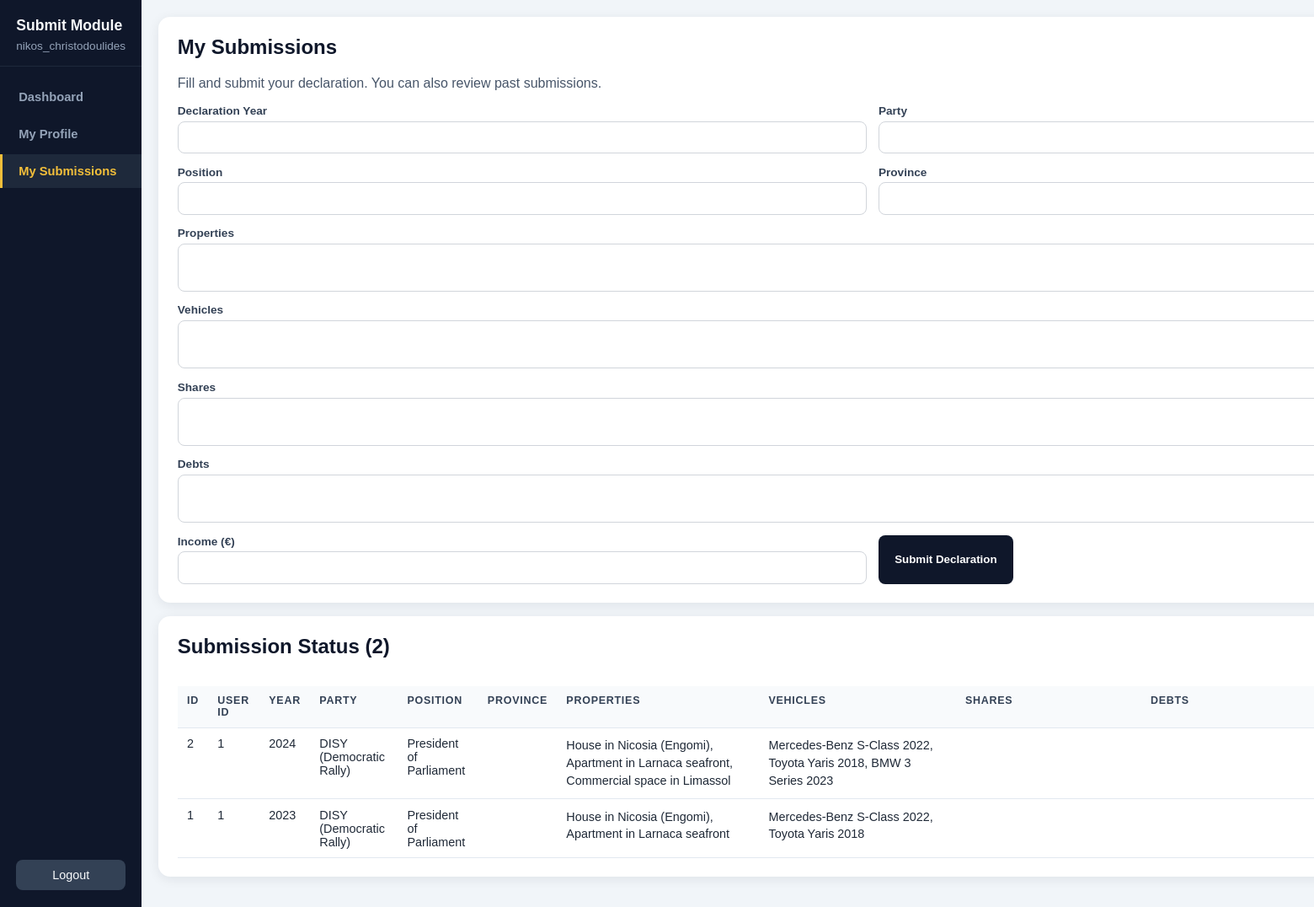
Before: /modules/submit/submit.php?section=my-submissions (signed in) with the older database file.
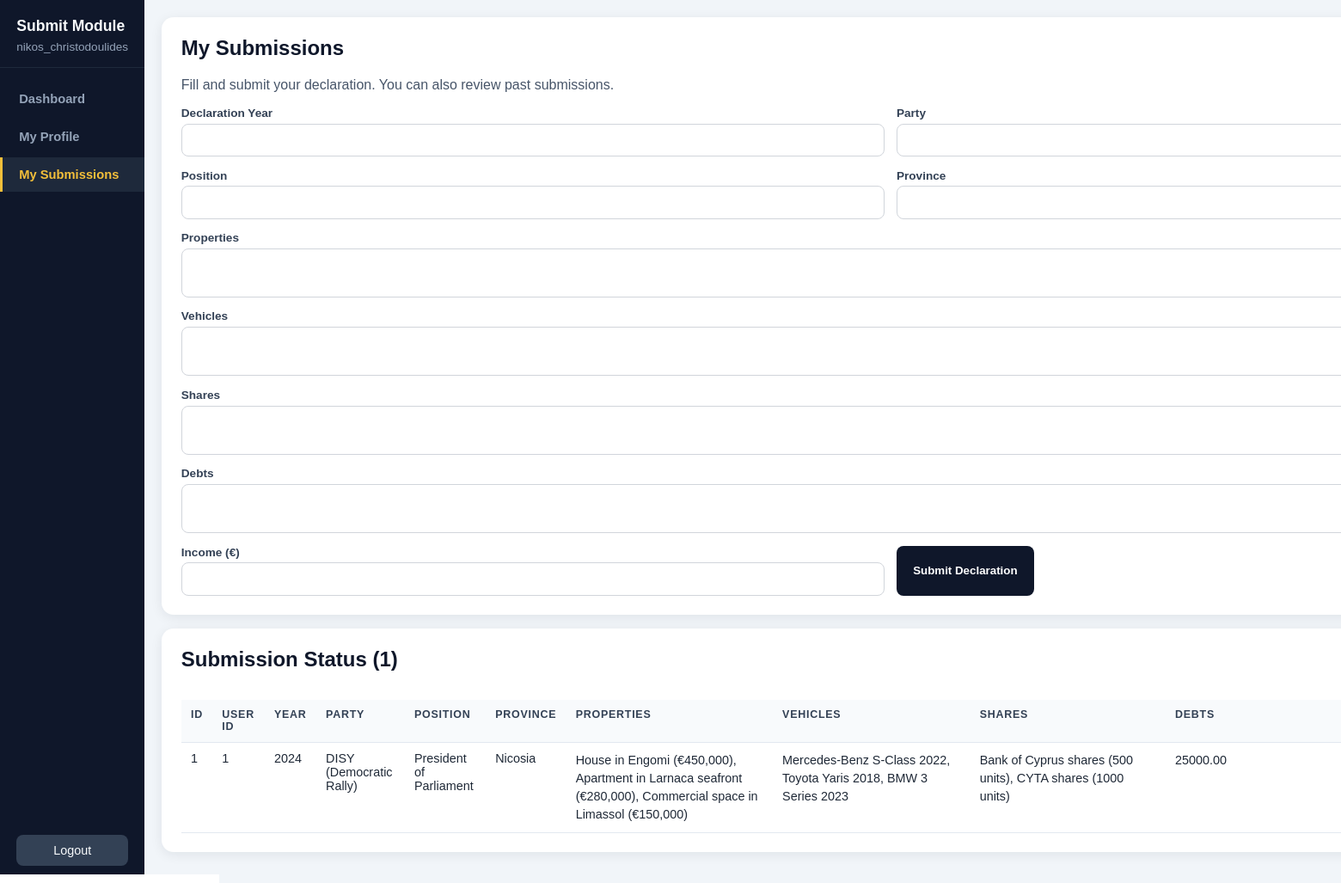
After: the same page with the newer database file.
### tables this page shows
CREATE TABLE declarations (
    id INT AUTO_INCREMENT PRIMARY KEY,
    user_id INT NOT NULL,
    declaration_year YEAR NOT NULL,
    party VARCHAR(255) NOT NULL,
    position VARCHAR(255) NOT NULL,
    province VARCHAR(255) NOT NULL,
    properties TEXT,
    vehicles TEXT,
    shares TEXT,
    debts TEXT,
    income DECIMAL(15, 2),
    created_at TIMESTAMP DEFAULT CURRENT_TIMESTAMP,
    FOREIGN KEY (user_id) REFERENCES users (id) ON DELETE CASCADE
);

### modules/submit/submit.php (the view, shortened to what the changed rows need)
<?php
require_once __DIR__ . '/../../includes/db.php';
$userId = (int) $_SESSION['user_id'];
$cssHref = 'style.css';
$section = 'dashboard';
if (isset($_GET['section'])) {
    $section = $_GET['section'];
}
$mySubmissionsStmt = $pdo->prepare(
    'SELECT id, user_id, declaration_year, party, position, province, properties, vehicles, shares, debts, income, created_at
     FROM declarations
     WHERE user_id = :id
     ORDER BY created_at DESC, id DESC'
);
$mySubmissionsStmt->execute([':id' => $userId]);
$mySubmissions = $mySubmissionsStmt->fetchAll();
$myCount = count($mySubmissions);
?>
<!DOCTYPE html>
<html lang="en">
<head>
    <link rel="stylesheet" href="<?= htmlspecialchars($cssHref, ENT_QUOTES, 'UTF-8') ?>">
</head>
<body>
<div class="layout">
    <aside class="sidebar">
        <div class="side-header">
            <h2>Submit Module</h2>
        </div>
    </aside>
    <main class="content">
        <?php if ($section === 'dashboard'): ?>
            <section class="panel">
                <h1>Politician Dashboard</h1>
                <p>You have access to two main actions in this module.</p>
                <div class="cards">
                    <a class="card-link" href="?section=my-profile">
                        <h3>My Profile</h3>
                        <p>View your account details and update your username or password.</p>
                    </a>
                    <a class="card-link" href="?section=my-submissions">
                        <h3>My Submissions</h3>
                        <p>Submit your Pothen Esches declaration and track your submission status.</p>
                    </a>
                </div>
            </section>
        <?php elseif ($section === 'my-submissions'): ?>
            <section class="panel">
                <h1>My Submissions</h1>
                <p>Fill and submit your declaration. You can also review past submissions.</p>
                <form class="form-grid" method="POST" action="?section=my-submissions">
                    <div class="field">
                        <label for="declaration_year">Declaration Year</label>
                        <input id="declaration_year" type="number" name="declaration_year" min="2000" max="2100" required>
                    </div>
                    <div class="field">
                        <label for="party">Party</label>
                        <input id="party" type="text" name="party" required>
                    </div>
                    <div class="field">
                        <label for="position">Position</label>
                        <input id="position" type="text" name="position" required>
                    </div>
                    <div class="field">
                        <label for="province">Province</label>
                        <input id="province" type="text" name="province" required>
                    </div>
                    <div class="field full">
                        <label for="properties">Properties</label>
                        <textarea id="properties" name="properties" rows="2"></textarea>
                    </div>
                    <div class="field full">
                        <label for="vehicles">Vehicles</label>
                        <textarea id="vehicles" name="vehicles" rows="2"></textarea>
                    </div>
                    <div class="field full">
                        <label for="shares">Shares</label>
                        <textarea id="shares" name="shares" rows="2"></textarea>
                    </div>
                    <div class="field full">
                        <label for="debts">Debts</label>
                        <textarea id="debts" name="debts" rows="2"></textarea>
                    </div>
                    <div class="field">
                        <label for="income">Income (€)</label>
                        <input id="income" type="number" step="0.01" min="0" name="income" required>
                    </div>
                    <button class="btn" type="submit" name="submit_declaration">Submit Declaration</button>
                </form>
            </section>
            <section class="panel">
                <h2>Submission Status (<?= $myCount ?>)</h2>
                <div class="table-wrap">
                    <table class="submission-status-table">
                        <thead>
                        <tr>
                            <th>ID</th>
                            <th>User ID</th>
                            <th>Year</th>
                            <th>Party</th>
                            <th>Position</th>
                            <th>Province</th>
                            <th>Properties</th>
                            <th>Vehicles</th>
                            <th>Shares</th>
                            <th>Debts</th>
                        </tr>
                        </thead>
                        <tbody>
                        <?php foreach ($mySubmissions as $row): ?>
                            <tr>
                                <td><?= (int) $row['id'] ?></td>
                                <td><?= (int) $row['user_id'] ?></td>
                                <td><?= htmlspecialchars((string) $row['declaration_year'], ENT_QUOTES, 'UTF-8') ?></td>
                                <td><?= htmlspecialchars((string) $row['party'], ENT_QUOTES, 'UTF-8') ?></td>
                                <td><?= htmlspecialchars((string) $row['position'], ENT_QUOTES, 'UTF-8') ?></td>
                                <td><?= htmlspecialchars((string) $row['province'], ENT_QUOTES, 'UTF-8') ?></td>
                                <td class="text-cell"><?= htmlspecialchars((string) ($row['properties'] ?? ''), ENT_QUOTES, 'UTF-8') ?></td>
                                <td class="text-cell"><?= htmlspecialchars((string) ($row['vehicles'] ?? ''), ENT_QUOTES, 'UTF-8') ?></td>
                                <td class="text-cell"><?= htmlspecialchars((string) ($row['shares'] ?? ''), ENT_QUOTES, 'UTF-8') ?></td>
                                <td class="text-cell"><?= htmlspecialchars((string) ($row['debts'] ?? ''), ENT_QUOTES, 'UTF-8') ?></td>
                            </tr>
                        <?php endforeach; ?>
                        </tbody>
                    </table>
                </div>
            </section>
        <?php endif; ?>
    </main>
</div>
</body>
</html>

Changed rows visible on the page:
no longer on this page (row edited): declarations: id "2", user "1", declaration_year "2024", party "DISY (Democratic Rally)", position "President of Parliament", properties "House in Nicosia (Engomi), Apartment in Larnaca seafront, Commercial space in Limassol", vehicles "Mercedes-Benz S-Class 2022, Toyota Yaris 2018, BMW 3 Series 2023"
changed declarations "DISY (Democratic Rally)": declaration_year "2023" → "2024"; province (not shown) → "Nicosia"; properties "House in Nicosia (Engomi), Apartment in Larnaca seafront" → "House in Engomi (€450,000), Apartment in Larnaca seafront (€280,000), Commercial space in Limassol (€150,000)"; vehicles "Mercedes-Benz S-Class 2022, Toyota Yaris 2018" → "Mercedes-Benz S-Class 2022, Toyota Yaris 2018, BMW 3 Series 2023"; shares (not shown) → "Bank of Cyprus shares (500 units), CYTA shares (1000 units)"; debts (not shown) → "25000.00"
Other visible differences:
$myCount: "2" → "1"
